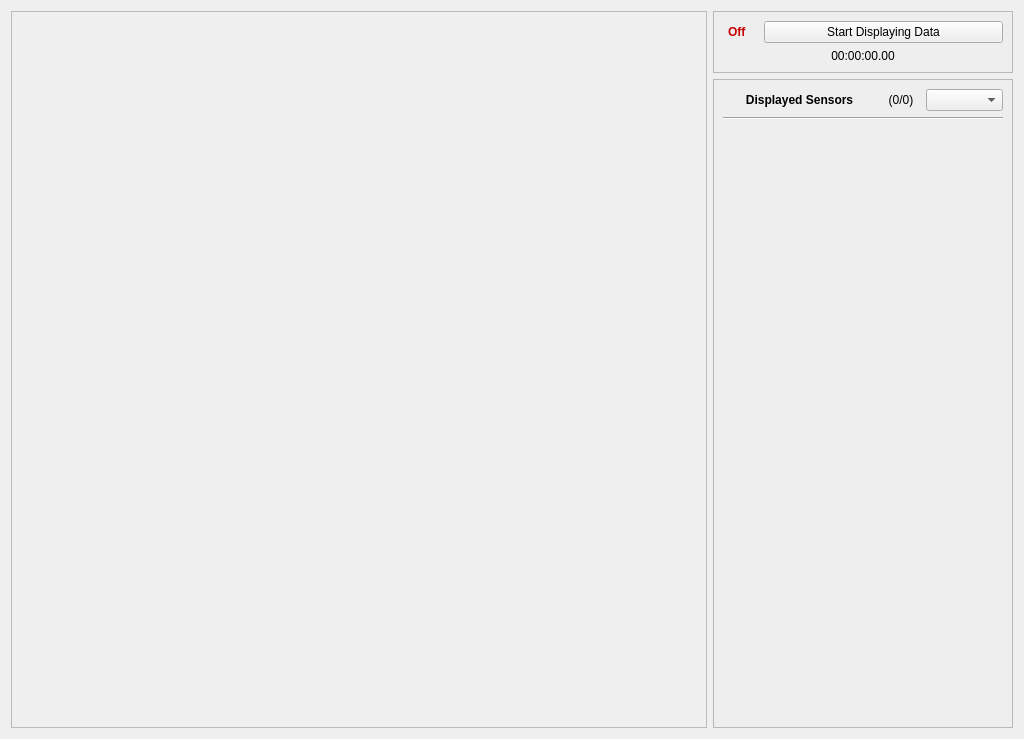
<?xml version="1.0" encoding="UTF-8"?>
<ui version="4.0">
 <class>Data_Collection</class>
 <widget class="QWidget" name="Data_Collection">
  <property name="geometry">
   <rect>
    <x>0</x>
    <y>0</y>
    <width>1024</width>
    <height>739</height>
   </rect>
  </property>
  <property name="windowTitle">
   <string>Form</string>
  </property>
  <layout class="QGridLayout" name="gridLayout">
   <item row="2" column="2">
    <widget class="QScrollArea" name="scrollable_enabledSensors">
     <property name="sizePolicy">
      <sizepolicy hsizetype="Expanding" vsizetype="Expanding">
       <horstretch>0</horstretch>
       <verstretch>0</verstretch>
      </sizepolicy>
     </property>
     <property name="minimumSize">
      <size>
       <width>300</width>
       <height>0</height>
      </size>
     </property>
     <property name="maximumSize">
      <size>
       <width>300</width>
       <height>16777215</height>
      </size>
     </property>
     <property name="styleSheet">
      <string notr="true">background-color: #EEEEEE</string>
     </property>
     <property name="widgetResizable">
      <bool>true</bool>
     </property>
     <widget class="QWidget" name="scrollAreaWidgetContents_2">
      <property name="geometry">
       <rect>
        <x>0</x>
        <y>0</y>
        <width>298</width>
        <height>649</height>
       </rect>
      </property>
      <layout class="QGridLayout" name="gridLayout_2">
       <item row="1" column="0">
        <widget class="Line" name="line_3">
         <property name="orientation">
          <enum>Qt::Horizontal</enum>
         </property>
        </widget>
       </item>
       <item row="0" column="0">
        <layout class="QHBoxLayout" name="horizontalLayout_3">
         <item>
          <widget class="QLabel" name="label_enabledSensors">
           <property name="sizePolicy">
            <sizepolicy hsizetype="Preferred" vsizetype="Preferred">
             <horstretch>4</horstretch>
             <verstretch>0</verstretch>
            </sizepolicy>
           </property>
           <property name="font">
            <font>
             <weight>75</weight>
             <bold>true</bold>
            </font>
           </property>
           <property name="text">
            <string>Displayed Sensors</string>
           </property>
           <property name="alignment">
            <set>Qt::AlignCenter</set>
           </property>
          </widget>
         </item>
         <item>
          <widget class="QLabel" name="label_activeSensorCount">
           <property name="sizePolicy">
            <sizepolicy hsizetype="Preferred" vsizetype="Preferred">
             <horstretch>1</horstretch>
             <verstretch>0</verstretch>
            </sizepolicy>
           </property>
           <property name="text">
            <string>(0/0)</string>
           </property>
           <property name="alignment">
            <set>Qt::AlignCenter</set>
           </property>
          </widget>
         </item>
         <item>
          <widget class="QComboBox" name="comboBox_graphDimension">
           <property name="sizePolicy">
            <sizepolicy hsizetype="Preferred" vsizetype="Fixed">
             <horstretch>2</horstretch>
             <verstretch>0</verstretch>
            </sizepolicy>
           </property>
           <property name="toolTip">
            <string>Graph display dimensions</string>
           </property>
           <property name="editable">
            <bool>false</bool>
           </property>
           <property name="currentText">
            <string/>
           </property>
           <property name="frame">
            <bool>true</bool>
           </property>
          </widget>
         </item>
        </layout>
       </item>
       <item row="2" column="0">
        <spacer name="verticalSpacer_2">
         <property name="orientation">
          <enum>Qt::Vertical</enum>
         </property>
         <property name="sizeHint" stdset="0">
          <size>
           <width>20</width>
           <height>40</height>
          </size>
         </property>
        </spacer>
       </item>
      </layout>
     </widget>
    </widget>
   </item>
   <item row="0" column="0" rowspan="3">
    <widget class="QScrollArea" name="scrollArea_graphs">
     <property name="styleSheet">
      <string notr="true">QScrollArea {
background-color: #F3F3F3
}
</string>
     </property>
     <property name="widgetResizable">
      <bool>true</bool>
     </property>
     <widget class="QWidget" name="scrollAreaWidgetContents">
      <property name="geometry">
       <rect>
        <x>0</x>
        <y>0</y>
        <width>698</width>
        <height>719</height>
       </rect>
      </property>
      <property name="layoutDirection">
       <enum>Qt::LeftToRight</enum>
      </property>
      <layout class="QGridLayout" name="gridLayout_graphs"/>
     </widget>
    </widget>
   </item>
   <item row="0" column="2" rowspan="2">
    <widget class="QFrame" name="frame_displayingBox">
     <property name="styleSheet">
      <string notr="true">background-color: #EEEEEE</string>
     </property>
     <property name="frameShape">
      <enum>QFrame::StyledPanel</enum>
     </property>
     <property name="frameShadow">
      <enum>QFrame::Sunken</enum>
     </property>
     <layout class="QVBoxLayout" name="verticalLayout_2">
      <item>
       <layout class="QHBoxLayout" name="horizontalLayout">
        <item>
         <widget class="QLabel" name="indicator_onOrOff">
          <property name="minimumSize">
           <size>
            <width>35</width>
            <height>0</height>
           </size>
          </property>
          <property name="maximumSize">
           <size>
            <width>35</width>
            <height>16777215</height>
           </size>
          </property>
          <property name="font">
           <font>
            <weight>75</weight>
            <bold>true</bold>
           </font>
          </property>
          <property name="text">
           <string>&lt;html&gt;&lt;head/&gt;&lt;body&gt;&lt;p&gt;&lt;span style=&quot; color:#c70000;&quot;&gt;Off&lt;/span&gt;&lt;/p&gt;&lt;/body&gt;&lt;/html&gt;</string>
          </property>
          <property name="indent">
           <number>5</number>
          </property>
         </widget>
        </item>
        <item>
         <widget class="QPushButton" name="button_display">
          <property name="styleSheet">
           <string notr="true">background-color: light</string>
          </property>
          <property name="text">
           <string>Start Displaying Data</string>
          </property>
          <property name="checkable">
           <bool>true</bool>
          </property>
         </widget>
        </item>
       </layout>
      </item>
      <item>
       <widget class="QLabel" name="label_timeElapsed">
        <property name="text">
         <string>00:00:00.00</string>
        </property>
        <property name="alignment">
         <set>Qt::AlignCenter</set>
        </property>
       </widget>
      </item>
     </layout>
    </widget>
   </item>
  </layout>
 </widget>
 <resources/>
 <connections/>
</ui>
